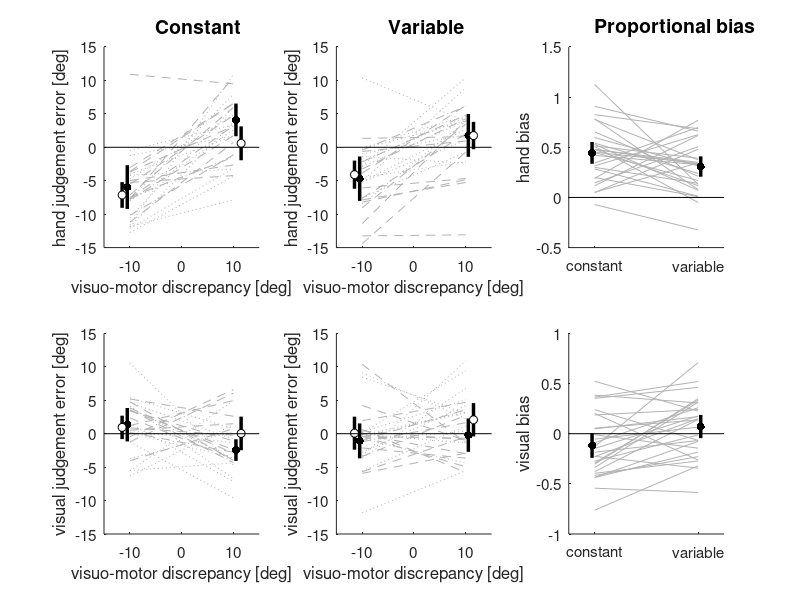

The MATLAB source for this figure: (Note: this script raises an error after producing the figure.)

% creates figure 2 of Debats et al
% "Different time scales of common-cause evidence shape multisensory
% integration, recalibration and motor adaptation "



% Figure 2 integration
clear; close all
load('DataPlots');
tFactors = icdf('T',[.025 .975],nvp-1);
nvp=28;
LW = 2.5;
p1 = 10.5;
p2 = 11.5;

% sequence of blocks
seq = [1 2 1 2 1 2 1 2 1 2 1 2 1 2 1 2 1 2 1 2 1 2 1 2 1 2 1 2];  % position of Lin
nvp_first=length(seq(seq(:)==1)); nvp_second=length(seq(seq(:)==2));

%--------------------------------------------------------------------------------
figure(1);clf

% group results for integration, explicit judgments, pretests
% pretest, straight, judgement errors hand
% pretest, straight, judgement errors hand
clear x1a x1b x2a x2b
M1a = mean(outcome.PreLinBiH(seq(:)==1,2)); SE1a = std(outcome.PreLinBiH(seq(:)==1,2))/sqrt(nvp_first);
CI1alow = M1a+tFactors(1)*SE1a; CI1ahigh = M1a+tFactors(2)*SE1a;
M2a = mean(outcome.PreLinBiH(seq(:)==1,3)); SE2a = std(outcome.PreLinBiH(seq(:)==1,3))/sqrt(nvp_first);
CI2alow = M2a+tFactors(1)*SE2a; CI2ahigh = M2a+tFactors(2)*SE2a;
M1b = mean(outcome.PreLinBiH(seq(:)==2,2)); SE1b = std(outcome.PreLinBiH(seq(:)==2,2))/sqrt(nvp_second);
CI1blow = M1b+tFactors(1)*SE1b; CI1bhigh = M1b+tFactors(2)*SE1b;
M2b = mean(outcome.PreLinBiH(seq(:)==2,3)); SE2b = std(outcome.PreLinBiH(seq(:)==2,3))/sqrt(nvp_second);
CI2blow = M2b+tFactors(1)*SE2b; CI2bhigh = M2b+tFactors(2)*SE2b;
subplot (2,3,1)
x1a(1:nvp_first) = -10; y1a=outcome.PreLinBiH(ARLin(:)==1,2);
hold on
x2a(1:nvp_first) = 10; y2a=outcome.PreLinBiH(ARLin(:)==1,3);
for ivp=1:nvp_first
    plot([x1a(ivp) x2a(ivp)],[y1a(ivp) y2a(ivp)],'--k','color',[.7 .7 .7])
end    
x1b(1:nvp_second) = -10; y1b=outcome.PreLinBiH(ARLin(:)==-1,2);
x2b(1:nvp_second) = 10; y2b=outcome.PreLinBiH(ARLin(:)==-1,3);
for ivp=1:nvp_second
    plot([x1b(ivp) x2b(ivp)],[y1b(ivp) y2b(ivp)],':k','color',[.7 .7 .7])
end    

plot([-p1 -p1],[CI1alow CI1ahigh],'-k','LineWidth',LW)
plot([+p1 +p1],[CI2alow CI2ahigh],'-k','LineWidth',LW)
scatter([-p1 p1],[M1a M2a],35,'k','filled');

plot([-p2 -p2],[CI1blow CI1bhigh],'-k','LineWidth',LW)
plot([+p2 +p2],[CI2blow CI2bhigh],'-k','LineWidth',LW)
scatter([-p2 p2],[M1b M2b],35,'k','MarkerFaceColor','w');

plot([-15 15],[0 0],'-k')
xlabel('visuo-motor discrepancy [deg]'); ylabel('hand judgement error [deg]')
axis([-15 15 -15 15])
set(gca,'FontSize',11)
set(gca,'XTick',[-10,0,10]);
text(-5,18,'Constant','FontSize',14,'FontWeight','Bold');


% ---------------------------------------------------
% pretest, curved, judgement errors hand
clear x1a x1b x2a x2b
nvp_first=length(seq(seq(:)==1)); nvp_second=length(seq(seq(:)==2));
M1a = mean(outcome.PreCurBiH(seq(:)==1,2)); SE1a = std(outcome.PreCurBiH(seq(:)==1,2))/sqrt(nvp_first);
CI1alow = M1a+tFactors(1)*SE1a; CI1ahigh = M1a+tFactors(2)*SE1a;
M2a = mean(outcome.PreCurBiH(seq(:)==1,3)); SE2a = std(outcome.PreCurBiH(seq(:)==1,3))/sqrt(nvp_first);
CI2alow = M2a+tFactors(1)*SE2a; CI2ahigh = M2a+tFactors(2)*SE2a;
M1b = mean(outcome.PreCurBiH(seq(:)==2,2)); SE1b = std(outcome.PreCurBiH(seq(:)==2,2))/sqrt(nvp_second);
CI1blow = M1b+tFactors(1)*SE1b; CI1bhigh = M1b+tFactors(2)*SE1b;
M2b = mean(outcome.PreCurBiH(seq(:)==2,3)); SE2b = std(outcome.PreCurBiH(seq(:)==2,3))/sqrt(nvp_second);
CI2blow = M2b+tFactors(1)*SE2b; CI2bhigh = M2b+tFactors(2)*SE2b;
subplot (2,3,2)
x1a(1:nvp_first) = -10; y1a=outcome.PreCurBiH(ARCur(:)==1,2);
hold on
x2a(1:nvp_first) = 10; y2a=outcome.PreCurBiH(ARCur(:)==1,3);
for ivp=1:nvp_first
    plot([x1a(ivp) x2a(ivp)],[y1a(ivp) y2a(ivp)],'--k','color',[.7 .7 .7])
end    
x1b(1:nvp_second) = -10; y1b=outcome.PreCurBiH(ARCur(:)==-1,2);
x2b(1:nvp_second) = 10; y2b=outcome.PreCurBiH(ARCur(:)==-1,3);
for ivp=1:nvp_second
    plot([x1b(ivp) x2b(ivp)],[y1b(ivp) y2b(ivp)],':k','color',[.7 .7 .7])
end    
plot([-p1 -p1],[CI1alow CI1ahigh],'-k','LineWidth',LW)
plot([+p1 +p1],[CI2alow CI2ahigh],'-k','LineWidth',LW)
scatter([-p1 p1],[M1a M2a],35,'k','filled');

plot([-p2 -p2],[CI1blow CI1bhigh],'-k','LineWidth',LW)
plot([+p2 +p2],[CI2blow CI2bhigh],'-k','LineWidth',LW)
scatter([-p2 p2],[M1b M2b],35,'k','MarkerFaceColor','w');

plot([-15 15],[0 0],'-k')
xlabel('visuo-motor discrepancy [deg]'); ylabel('hand judgement error [deg]')
axis([-15 15 -15 15])
set(gca,'FontSize',11)
set(gca,'XTick',[-10,0,10]);
text(-5,18,'Variable','FontSize',14,'FontWeight','Bold');


% ---------------------------------------------------

% pretest, straight and curved, proportional errors hand
clear x1a x1b x2a x2b
M1 = mean(outcome.PreLinBiH(:,5)); SE1 = std(outcome.PreLinBiH(:,5))/sqrt(nvp);
CI1low = M1+tFactors(1)*SE1; CI1high = M1+tFactors(2)*SE1;
M2 = mean(outcome.PreCurBiH(:,5)); SE2 = std(outcome.PreCurBiH(:,5))/sqrt(nvp);
CI2low = M2+tFactors(1)*SE2; CI2high = M2+tFactors(2)*SE2;
subplot (2,3,3)
x1(1:nvp) = -10; y1=outcome.PreLinBiH(:,5);
hold on
x2(1:nvp) = 10; y2=outcome.PreCurBiH(:,5);
for ivp=1:nvp
    plot([x1(ivp) x2(ivp)],[y1(ivp) y2(ivp)],'color',ones(1,3)*0.7)
end    
scatter([-10.5 10.5],[M1 M2],35,'k','filled');
plot([-10.5 -10.5],[CI1low CI1high],'-k','LineWidth',LW)
plot([+10.5 +10.5],[CI2low CI2high],'-k','LineWidth',LW)
plot([-15 15],[0 0],'-k')
ylabel('hand bias')
xticks([-10 10])
xticklabels({'constant','variable'})
axis([-15 15 -.5 1.5])
set(gca,'FontSize',11)
text(-10,1.7,'Proportional bias','FontSize',14,'FontWeight','Bold');

% ---------------------------------------------------

% pretest, straight, judgement errors cursor
clear x1a x1b x2a x2b
nvp_first=length(seq(seq(:)==1)); nvp_second=length(seq(seq(:)==2));
M1a = mean(outcome.PreLinBiC(seq(:)==1,2)); SE1a = std(outcome.PreLinBiC(seq(:)==1,2))/sqrt(nvp_first);
CI1alow = M1a+tFactors(1)*SE1a; CI1ahigh = M1a+tFactors(2)*SE1a;
M2a = mean(outcome.PreLinBiC(seq(:)==1,3)); SE2a = std(outcome.PreLinBiC(seq(:)==1,3))/sqrt(nvp_first);
CI2alow = M2a+tFactors(1)*SE2a; CI2ahigh = M2a+tFactors(2)*SE2a;
M1b = mean(outcome.PreLinBiC(seq(:)==2,2)); SE1b = std(outcome.PreLinBiC(seq(:)==2,2))/sqrt(nvp_second);
CI1blow = M1b+tFactors(1)*SE1b; CI1bhigh = M1b+tFactors(2)*SE1b;
M2b = mean(outcome.PreLinBiC(seq(:)==2,3)); SE2b = std(outcome.PreLinBiC(seq(:)==2,3))/sqrt(nvp_second);
CI2blow = M2b+tFactors(1)*SE2b; CI2bhigh = M2b+tFactors(2)*SE2b;
subplot (2,3,4)
hold on
x1a(1:nvp_first) = -10; y1a=outcome.PreLinBiC(ARLin(:)==1,2);
x2a(1:nvp_first) = 10; y2a=outcome.PreLinBiC(ARLin(:)==1,3);
for ivp=1:nvp_first
    plot([x1a(ivp) x2a(ivp)],[y1a(ivp) y2a(ivp)],'--k','color',[.7 .7 .7])
end    
x1b(1:nvp_second) = -10; y1b=outcome.PreLinBiC(ARLin(:)==-1,2);
x2b(1:nvp_second) = 10; y2b=outcome.PreLinBiC(ARLin(:)==-1,3);
for ivp=1:nvp_second
    plot([x1b(ivp) x2b(ivp)],[y1b(ivp) y2b(ivp)],':k','color',[.7 .7 .7])
end    
plot([-p1 -p1],[CI1alow CI1ahigh],'-k','LineWidth',LW)
plot([+p1 +p1],[CI2alow CI2ahigh],'-k','LineWidth',LW)
scatter([-p1 p1],[M1a M2a],35,'k','filled');
plot([-p2 -p2],[CI1blow CI1bhigh],'-k','LineWidth',LW)
plot([+p2 +p2],[CI2blow CI2bhigh],'-k','LineWidth',LW)
scatter([-p2 p2],[M1b M2b],35,'k','MarkerFaceColor','w');
plot([-15 15],[0 0],'-k')

xlabel('visuo-motor discrepancy [deg]'); ylabel('visual judgement error [deg]')
axis([-15 15 -15 15])
set(gca,'FontSize',11)
set(gca,'XTick',[-10,0,10]);

% ---------------------------------------------------

% pretest, curved, judgement errors cursor
clear x1a x1b x2a x2b
nvp_first=length(seq(seq(:)==1)); nvp_second=length(seq(seq(:)==2));
M1a = mean(outcome.PreCurBiC(seq(:)==1,2)); SE1a = std(outcome.PreCurBiC(seq(:)==1,2))/sqrt(nvp_first);
CI1alow = M1a+tFactors(1)*SE1a; CI1ahigh = M1a+tFactors(2)*SE1a;
M2a = mean(outcome.PreCurBiC(seq(:)==1,3)); SE2a = std(outcome.PreCurBiC(seq(:)==1,3))/sqrt(nvp_first);
CI2alow = M2a+tFactors(1)*SE2a; CI2ahigh = M2a+tFactors(2)*SE2a;
M1b = mean(outcome.PreCurBiC(seq(:)==2,2)); SE1b = std(outcome.PreCurBiC(seq(:)==2,2))/sqrt(nvp_second);
CI1blow = M1b+tFactors(1)*SE1b; CI1bhigh = M1b+tFactors(2)*SE1b;
M2b = mean(outcome.PreCurBiC(seq(:)==2,3)); SE2b = std(outcome.PreCurBiC(seq(:)==1,3))/sqrt(nvp_second);
CI2blow = M2b+tFactors(1)*SE2b; CI2bhigh = M2b+tFactors(2)*SE2b;
subplot (2,3,5)
x1a(1:nvp_first) = -10; y1a=outcome.PreCurBiC(ARCur(:)==1,2);
hold on
x2a(1:nvp_first) = 10; y2a=outcome.PreCurBiC(ARCur(:)==1,3);
for ivp=1:nvp_first
    plot([x1a(ivp) x2a(ivp)],[y1a(ivp) y2a(ivp)],'--k','color',[.7 .7 .7])
end    
x1b(1:nvp_second) = -10; y1b=outcome.PreCurBiC(ARCur(:)==-1,2);
x2b(1:nvp_second) = 10; y2b=outcome.PreCurBiC(ARCur(:)==-1,3);
for ivp=1:nvp_second
    plot([x1b(ivp) x2b(ivp)],[y1b(ivp) y2b(ivp)],':k','color',[.7 .7 .7])
end    
plot([-p1 -p1],[CI1alow CI1ahigh],'-k','LineWidth',LW)
plot([+p1 +p1],[CI2alow CI2ahigh],'-k','LineWidth',LW)
scatter([-p1 p1],[M1a M2a],35,'k','filled');

plot([-p2 -p2],[CI1blow CI1bhigh],'-k','LineWidth',LW)
plot([+p2 +p2],[CI2blow CI2bhigh],'-k','LineWidth',LW)
scatter([-p2 p2],[M1b M2b],35,'k','MarkerFaceColor','w');
plot([-15 15],[0 0],'-k')
xlabel('visuo-motor discrepancy [deg]'); ylabel('visual judgement error [deg]')
axis([-15 15 -15 15])
set(gca,'FontSize',11)
set(gca,'XTick',[-10,0,10]);

% ---------------------------------------------------

% pretest, straight and curved, proportional errors cursor
clear x1a x1b x2a x2b
M1 = mean(outcome.PreLinBiC(:,5)); SE1 = std(outcome.PreLinBiC(:,5))/sqrt(nvp);
CI1low = M1+tFactors(1)*SE1; CI1high = M1+tFactors(2)*SE1;
M2 = mean(outcome.PreCurBiC(:,5)); SE2 = std(outcome.PreCurBiC(:,5))/sqrt(nvp);
CI2low = M2+tFactors(1)*SE2; CI2high = M2+tFactors(2)*SE2;
subplot (2,3,6)
x1(1:nvp) = -10; y1=outcome.PreLinBiC(:,5);
hold on
x2(1:nvp) = 10; y2=outcome.PreCurBiC(:,5);
for ivp=1:nvp
    plot([x1(ivp) x2(ivp)],[y1(ivp) y2(ivp)],'color',ones(1,3)*0.7)
end    
scatter([-10.5 10.5],[M1 M2],35,'k','filled');
plot([-10.5 -10.5],[CI1low CI1high],'-k','LineWidth',LW)
plot([+10.5 +10.5],[CI2low CI2high],'-k','LineWidth',LW)
plot([-15 15],[0 0],'-k')
ylabel('visual bias')
xticks([-10 10])
xticklabels({'constant','variable'})

axis([-15 15 -1 1])
set(gca,'FontSize',11)


ckfigure_setall(gcf,'TickLength',[0.02 0.02]);
ckfigure_setall(gcf,'Box','Off');

set(gcf,'Position',[      50         206        1160         625])



FigureDir= 'F:/CKDATA/Projects/projects/Multisensory_decoding/Debats.EJN/data';
snamef = sprintf('%s/Figure2.png',  FigureDir);
print('-dpng',snamef,'-r600');
snamef = sprintf('%s/Figure2.tiff',  FigureDir);
print('-dtiff',snamef,'-r600');
% snamef = sprintf('%s/Figure2.pdf',  FigureDir);
% print('-dpdf',snamef,'-r600');
